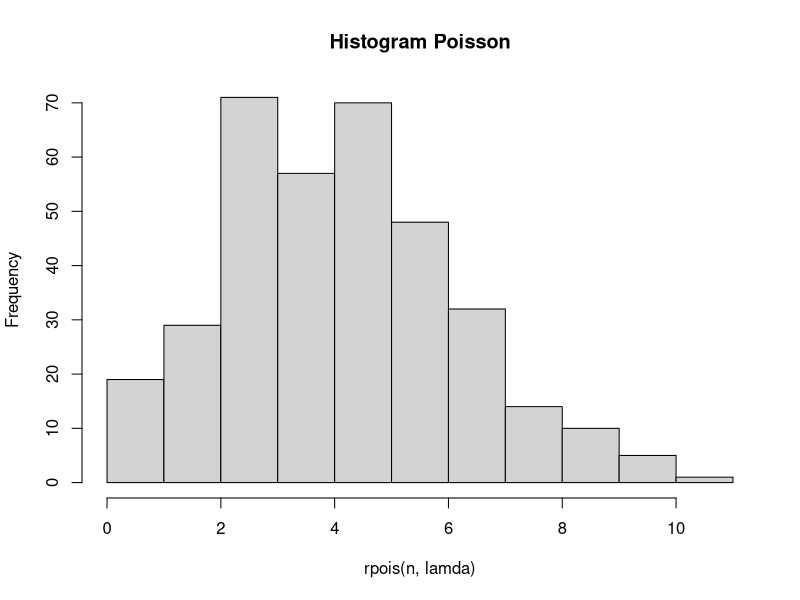

Generate this figure with R:
lamda = 4.5

### 3.A
x = 6
Peluang = dpois(x, lamda)

## 3.B
x = 6
n = 356
hist(rpois(n, lamda), main = "Histogram Poisson")

### 3.C
#Perbandingan tidak terpaut jauh

### 3.D
#Mean dan varian ialah lamda